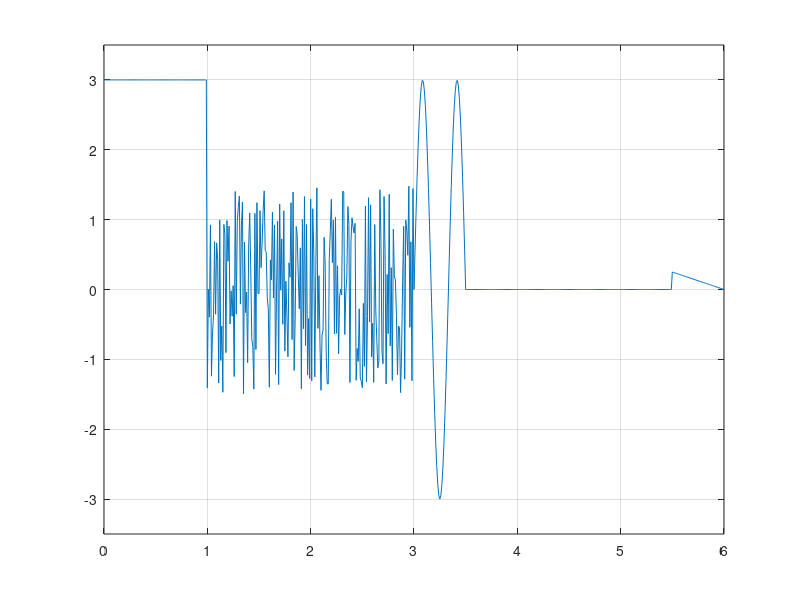

MATLAB code for this plot:
function y = labdarbs3_atskaite(t)
if nargin == 0 % number of input argument
    t = 0:0.01:6.0;
end
t_constf = (t>=0.0)&(t<1); t_const = t(t_constf);
t_noisef = (t>=1)&(t<3.0); t_noise = t(t_noisef);
t_sinf = (t>=3.0)&(t<3.5); t_sin = t(t_sinf);
t_zerof = (t>=3.5)&(t<5.5); t_zero = t(t_zerof);
t_sawf = (t>=5.5)&(t<=6.0); t_saw = t(t_sawf);
%% Konstantes signāls
y_const = zeros(size(t_const))+3.0;
%% trokšņa signāls
y_noise = 3.0*rand(size(t_noise))-1.5;
%% sinusoīda
A0=0; A=3.0;
T = (3.5-3.0)/1.5;
f = 1/T;
delay=3.0;
y_sin=A0+A*sin(2*pi*f*(t_sin-delay));
%% Nuļļu signāls
y_zero = zeros(size(t_zero));
%% Lineāri mainīga funkcija
k = (0.25-0)/(5.5-6.0); % slīpuma koeficients
delay = 6.0; % sākumpunkta pacelšana uz 0.5/2
y_saw = k*(t_saw - delay);
%% apvienosim visu vienā vektorā
t = [t_const,t_noise,t_sin,t_zero,t_saw];
y = [y_const,y_noise,y_sin,y_zero,y_saw];
if nargout == 0 %number of output argument
    plot(t,y);
    grid;
    y = [];
end
axis([0 6 -3.5 3.5])